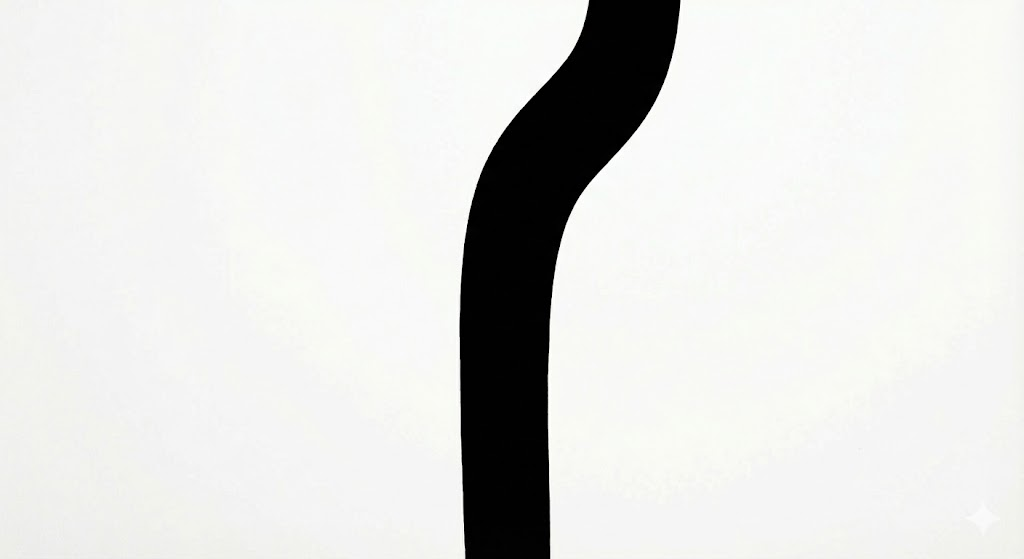
#> input picture code/rpi4/doc_progs/konturenerkennung/line.jpg, 1024 x 559 px
$ python single_frame_centroids.py
#> lines starting #> are read from the running program, lines starting #| are printed output that depends on the picture; after the words box and inside, x2 and y2 are one past the last pixel; in counts of white or black regions, pixels touching at a corner belong together
import cv2
import numpy as np

class CentroidFinder:
    def __init__(self):
        self.frame = None
        self.output_frame = None
        self.MIN_LINE_AREA = 250
        self.MAX_LINE_AREA = 1000
        self.y_levels_amount = 10
        self.angle_deg = 0.0

    def get_threshold(self):
        gray = cv2.cvtColor(self.frame, cv2.COLOR_BGR2GRAY)
        blurred = cv2.GaussianBlur(gray, (5, 5), 0)
        _, thresh = cv2.threshold(blurred, 0, 255, cv2.THRESH_BINARY_INV + cv2.THRESH_OTSU)
        thresh = cv2.morphologyEx(thresh, cv2.MORPH_OPEN, np.ones((5, 5), np.uint8), iterations=3)
        self.threshold = cv2.morphologyEx(thresh, cv2.MORPH_CLOSE, np.ones((5, 5), np.uint8), iterations=3)

    def get_y_levels(self, height, top_fraction=0.1, bottom_fraction=0.9):

        start = int(height * top_fraction)
        end = int(height * bottom_fraction)

        unique_levels = np.linspace(end, start, self.y_levels_amount, dtype=int)
        self.y_levels = np.unique(unique_levels)[::-1]

    def find_line_centroids(self):
        cx_list = []
        cy_list = []

        for y in self.y_levels:
            y_start = max(0, y - 2)
            y_end = min(self.threshold.shape[0], y + 3)
            slice_line = self.threshold[y_start:y_end, :]
            contours, _ = cv2.findContours(slice_line, cv2.RETR_EXTERNAL, cv2.CHAIN_APPROX_SIMPLE)

            if contours:
                valid_contours = [cnt for cnt in contours if cv2.contourArea(cnt) > self.MIN_LINE_AREA and cv2.contourArea(cnt) < self.MAX_LINE_AREA]

                if valid_contours:
                    #cv2.drawContours(self.output_frame, valid_contours, -1, (0, 255, 0), 1, offset=(0, y_start))
                    for cnt in valid_contours:
                        M = cv2.moments(cnt)
                        if M["m00"] != 0:
                            cx = int(M["m10"] / M["m00"])
                            cy = int(M["m01"] / M["m00"]) + y_start
                            cv2.circle(self.output_frame, (cx, int(y)), 5, (0, 255, 0), -1)
                            cx_list.append(cx)
                            cy_list.append(y)
                            break
        return cx_list


    def fit_line_and_angle(self, cx_list):
        x = 0
        dx_sum = 0
        dy_sum = 0

        n = min(len(cx_list), len(self.y_levels))
        if n >= 2:
            while x < n - 1:
                lower_point = cx_list[x]
                upper_point = cx_list[x+1]
                lower_y = self.y_levels[x]
                upper_y = self.y_levels[x+1]


                cv2.line(self.output_frame, (int(lower_point), int(lower_y)),
                        (int(upper_point), int(upper_y)), (255, 0, 0), 2)

                delta_y = upper_y - lower_y
                delta_x = upper_point - lower_point
                x = x + 1

                dx_sum += delta_x
                dy_sum += delta_y

            angle_rad = np.arctan2(dx_sum, -dy_sum)
            self.angle_deg = angle_rad * 180.0 / np.pi

            cv2.putText(self.output_frame, f"Angle: {self.angle_deg:.2f}deg",
                    (10, 30), cv2.FONT_HERSHEY_SIMPLEX, 1.0, (0, 0, 0), 4, cv2.LINE_AA)


    def draw_line_centroid_distances(self, cx_list, y_levels, width):
            frame_center_x = width // 2
            number = 0
            for cx, y in zip(cx_list, y_levels[:len(cx_list)]):
                number += 1
                distance = cx - frame_center_x
                text = f"{number}: {distance:+d}"
                # Clamp text position to stay inside the frame
                text_x = min(max(cx + 10, 0), width - 40)
                text_y = min(max(y - 10, 20), self.output_frame.shape[0] - 10)
                text_pos = (text_x, text_y)
                # Draw black outline for visibility
                cv2.putText(
                    self.output_frame,
                    text,
                    text_pos,
                    cv2.FONT_HERSHEY_SIMPLEX,
                    0.7,
                    (0, 0, 0),
                    4,
                    cv2.LINE_AA
                )
                # Draw yellow text
                cv2.putText(
                    self.output_frame,
                    text,
                    text_pos,
                    cv2.FONT_HERSHEY_SIMPLEX,
                    0.7,
                    (0, 255, 255),
                    2,
                    cv2.LINE_AA
                )


    def process_image(self, image_path):
#> called with image_path = 'line.jpg'
        self.frame = cv2.imread(image_path)
#> self.frame is the input picture: shape (559, 1024, 3); mean B, G, R 221.5, 223.4, 223
        if self.frame is None:
            return
        height, width = self.frame.shape[:2]
#> height = 559; width = 1024
        self.output_frame = self.frame.copy()

        self.get_threshold()
#> in get_threshold, `_, thresh = cv2.threshold(blurred, 0, 255, cv2.THRESH_BINARY_INV + cv2..`:
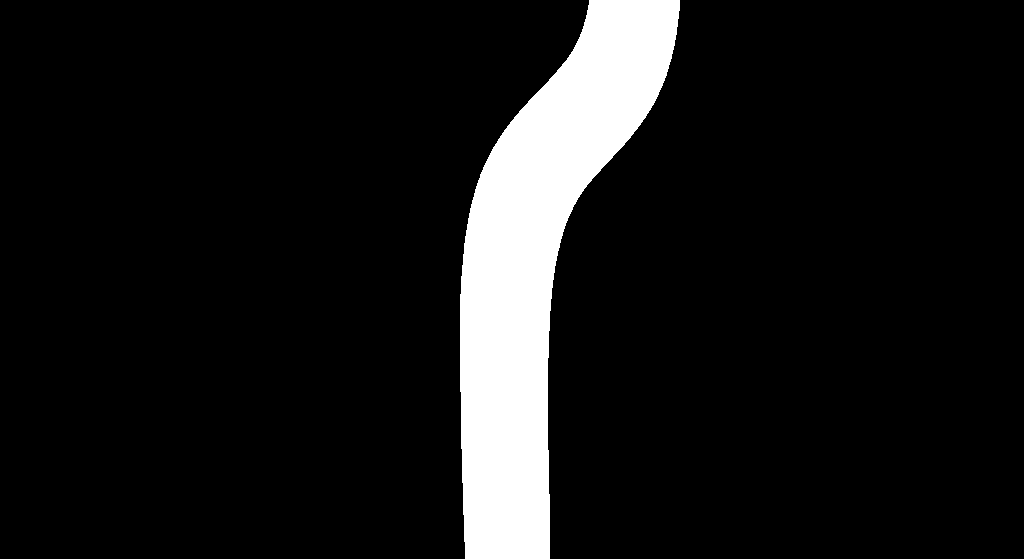
#> thresh: shape (559, 1024); 9.6% white; 1 white region, box (x1, y1, x2, y2) and area: (460, 0, 680, 559) 54943
#> in get_threshold, `self.threshold = cv2.morphologyEx(thresh, cv2.MORPH_CLOSE, np.ones((5,..`: self.threshold: shape (559, 1024); 9.6% white; 1 white region, box (x1, y1, x2, y2) and area: (460, 0, 680, 559) 54948
        self.get_y_levels(height)
        cx_list = self.find_line_centroids()
#> the loop in find_line_centroids, `for y in self.y_levels:` made 10 passes
#> valid_contours on passes 1 to 5: [[[463, 0], [463, 4], [549, 4], [549, 0]]], [[[462, 0], [462, 4], [548, 4], [548, 0]]], [[[461, 0], [461, 4], [547, 4], [547, 0]]], [[[460, 0], [460, 4], [548, 4], [548, 0]]], [[[460, 0], [460, 4], [550, 4], [550, 0]]]
#> after the loop in find_line_centroids, `for y in self.y_levels:`:
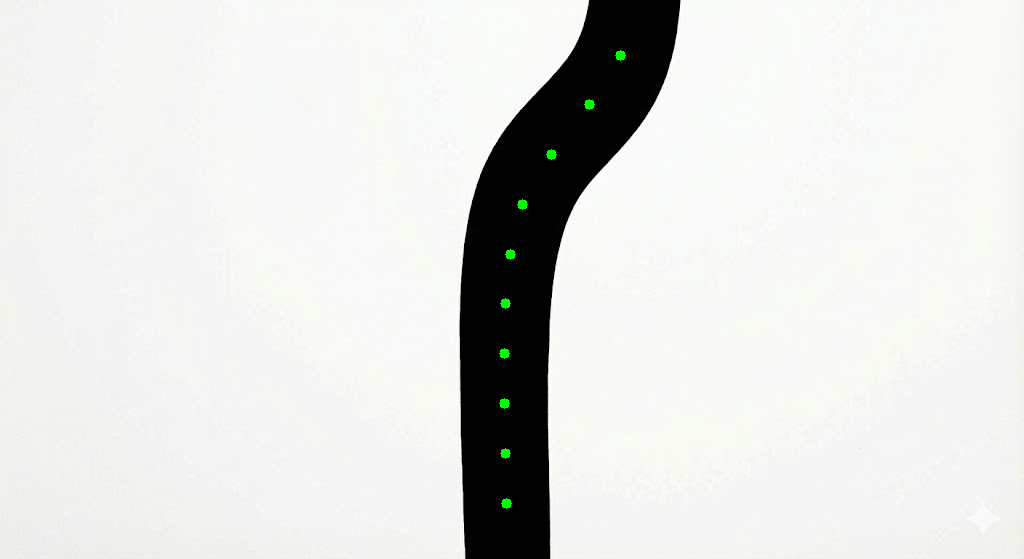
#> self.output_frame: shape (559, 1024, 3); 0.14% of pixels changed, all inside (x1, y1, x2, y2) = (499, 50, 626, 509)
#> after the loop in find_line_centroids, `for y in self.y_levels:`: cx_list = [506, 505, 504, 504, 505, 510, 522, 551, 589, 620]; cy_list = [503, 453, 403, 353, 303, 254, 204, 154, 104, 55]
#> cx_list = [506, 505, 504, 504, 505, 510, 522, 551, 589, 620]
        self.fit_line_and_angle(cx_list)
#> in fit_line_and_angle, `n = min(len(cx_list), len(self.y_levels))`: n = 10
#> the loop in fit_line_and_angle, `while x < n - 1:` made 9 passes
#> (lower_point, upper_point, lower_y, upper_y, delta_y, delta_x, dx_sum, dy_sum) on passes 1 to 9: (506, 505, 503, 453, -50, -1, -1, -50), (505, 504, 453, 403, -50, -1, -2, -100), (504, 504, 403, 353, -50, 0, -2, -150), (504, 505, 353, 303, -50, 1, -1, -200), (505, 510, 303, 254, -49, 5, 4, -249), (510, 522, 254, 204, -50, 12, 16, -299), (522, 551, 204, 154, -50, 29, 45, -349), (551, 589, 154, 104, -50, 38, 83, -399), (589, 620, 104, 55, -49, 31, 114, -448)
#> after the loop in fit_line_and_angle, `while x < n - 1:`:
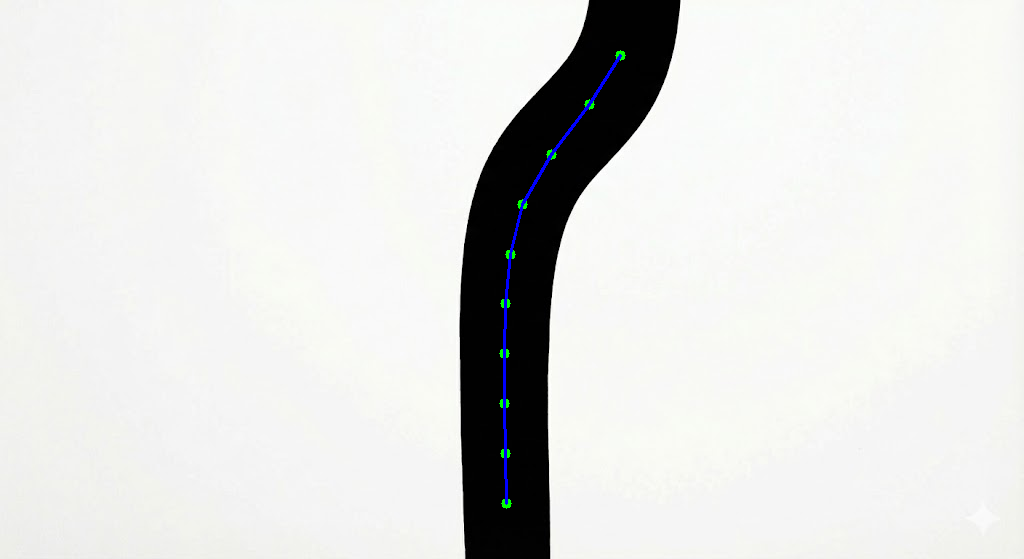
#> self.output_frame: shape (559, 1024, 3); 0.26% of pixels changed, all inside (x1, y1, x2, y2) = (503, 54, 622, 505)
#> after the loop in fit_line_and_angle, `while x < n - 1:`: dx_sum = 114; dy_sum = -448; x = 9
#> in fit_line_and_angle, `angle_rad = np.arctan2(dx_sum, -dy_sum)`: angle_rad = 0.249
#> in fit_line_and_angle, `self.angle_deg = angle_rad * 180.0 / np.pi`: self.angle_deg = 14.28
#> in fit_line_and_angle, `cv2.putText(self.output_frame, f"Angle: {self.angle_deg:.2f}deg", (10,..`:
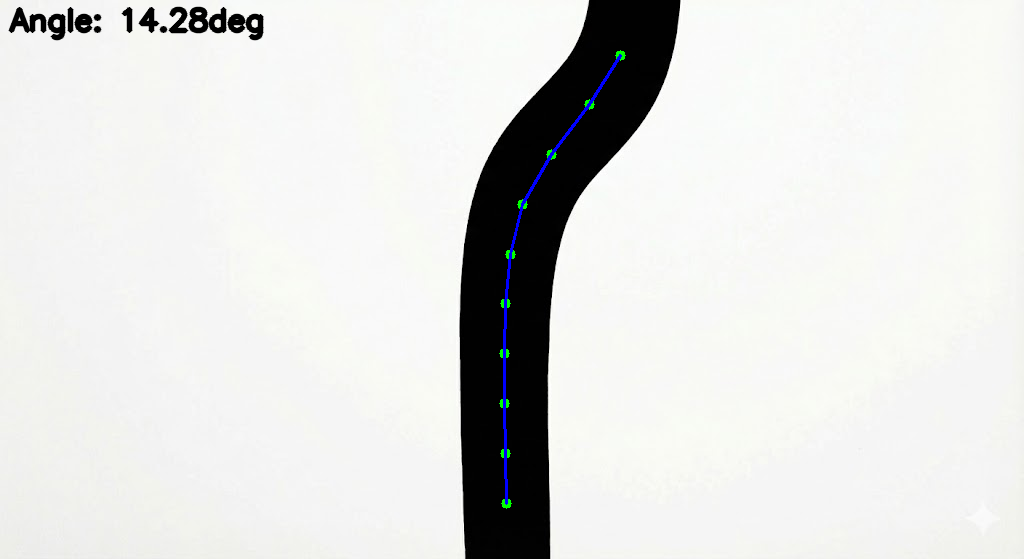
#> self.output_frame: shape (559, 1024, 3); 0.72% of pixels changed, all inside (x1, y1, x2, y2) = (8, 6, 264, 41)
        self.draw_line_centroid_distances(cx_list, self.y_levels, width)
#> the loop in draw_line_centroid_distances, `for cx, y in zip(cx_list, y_levels[:len(cx_list)]):` made 10 passes
#> (cx, y, distance, text, text_x, text_y) on passes 1 to 10: (506, 503, -6, '1: -6', 516, 493), (505, 453, -7, '2: -7', 515, 443), (504, 403, -8, '3: -8', 514, 393), (504, 353, -8, '4: -8', 514, 343), (505, 303, -7, '5: -7', 515, 293), (510, 254, -2, '6: -2', 520, 244), (522, 204, 10, '7: +10', 532, 194), (551, 154, 39, '8: +39', 561, 144), (589, 104, 77, '9: +77', 599, 94), (620, 55, 108, '10: +108', 630, 45)
#> after the loop in draw_line_centroid_distances, `for cx, y in zip(cx_list, y_levels[:len(cx_list)]):`:
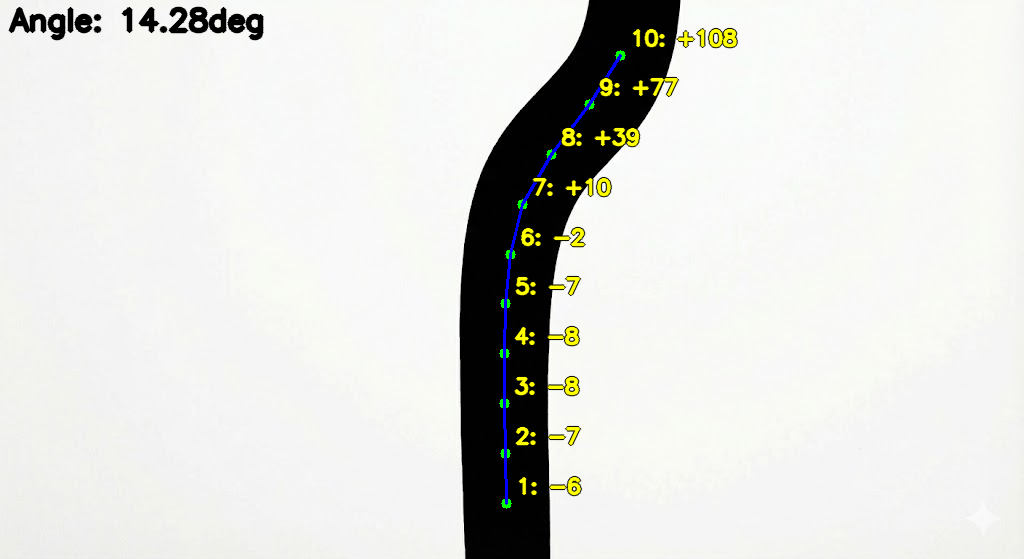
#> self.output_frame: shape (559, 1024, 3); 1.34% of pixels changed, all inside (x1, y1, x2, y2) = (513, 27, 739, 497)
#> after the loop in draw_line_centroid_distances, `for cx, y in zip(cx_list, y_levels[:len(cx_list)]):`: number = 10

        cv2.imwrite("output.png", self.output_frame)

if __name__ == "__main__":
    finder = CentroidFinder()
    finder.process_image('line.jpg')
